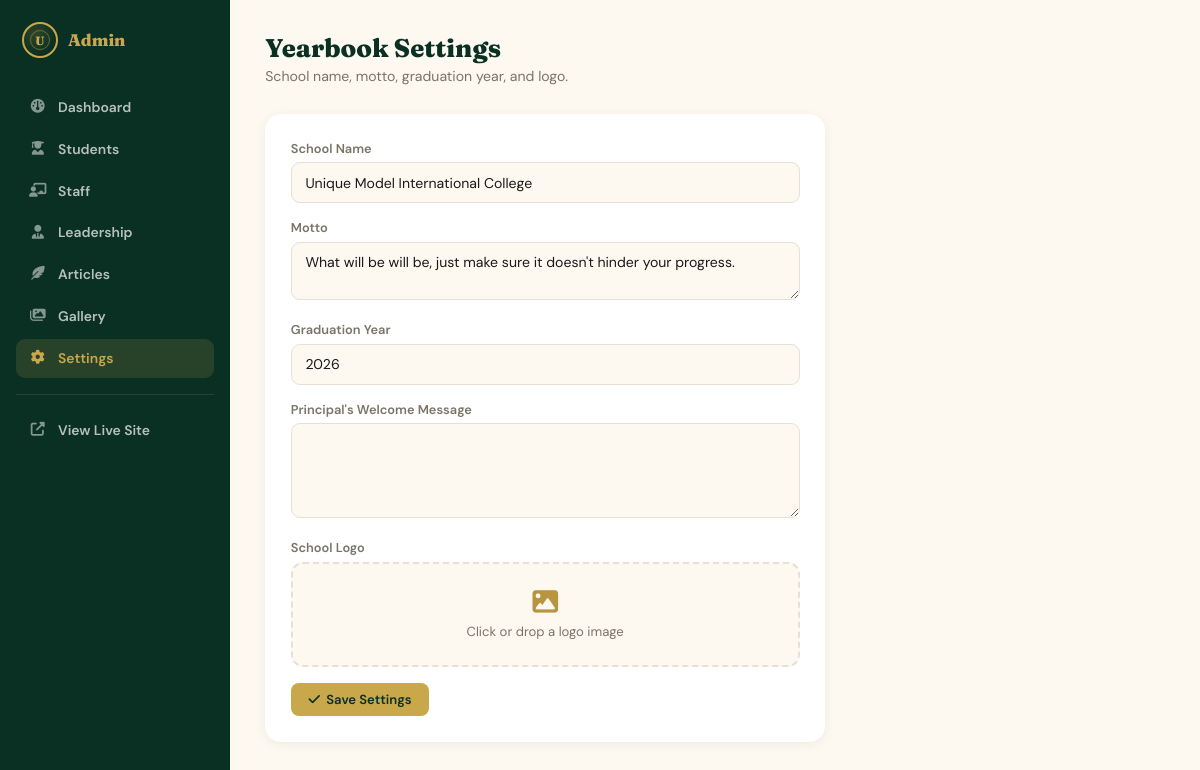
The app's page /admin/settings with its own data.
### tables this page shows
CREATE TABLE settings (
    id INTEGER PRIMARY KEY CHECK (id = 1),
    school_name TEXT DEFAULT 'Unique Model International College',
    motto TEXT DEFAULT 'What will be will be, just make sure it doesn''t hinder your progress.',
    graduation_year TEXT DEFAULT '2026',
    theme_primary TEXT DEFAULT '#0A2F23',
    theme_accent TEXT DEFAULT '#C9A84C',
    principal_message TEXT DEFAULT '',
    logo TEXT DEFAULT ''
);

### app.py (the view)
@app.route('/admin/settings')
def admin_settings():
    db = get_db()
    settings = row_to_dict(db.execute("SELECT * FROM settings WHERE id=1").fetchone())
    return render_template('admin/settings.html', settings=settings)

### app.py (called while the page is built)
def get_db():
    if 'db' not in g:
        g.db = sqlite3.connect(DB_PATH)
        g.db.row_factory = sqlite3.Row
        g.db.execute("PRAGMA foreign_keys = ON")
    return g.db

def row_to_dict(row):
    return dict(row) if row else None

### templates/admin/settings.html (shortened to what this page needs)
{% extends "admin/base.html" %}
{% set active = 'settings' %}
{% block admin_content %}
<div class="admin-header">
  <div>
    <h1>Yearbook Settings</h1>
    <p>School name, motto, graduation year, and logo.</p>
  </div>
</div>
<div class="admin-card" style="max-width:560px">
  <form id="settingsForm">
    <div class="form-row"><label>School Name</label><input type="text" name="school_name" value="{{ settings.school_name }}"></div>
    <div class="form-row"><label>Motto</label><textarea name="motto" rows="2">{{ settings.motto }}</textarea></div>
    <div class="form-row"><label>Graduation Year</label><input type="text" name="graduation_year" value="{{ settings.graduation_year }}"></div>
    <div class="form-row"><label>Principal's Welcome Message</label><textarea name="principal_message" rows="4">{{ settings.principal_message }}</textarea></div>
    <div class="form-row">
      <label>School Logo</label>
      <div class="drop-zone-sm" id="logoDropZone"><i class="fas fa-image"></i><p id="logoLabel">Click or drop a logo image</p><input type="file" id="logoFileInput" accept="image/*"></div>
    </div>
    <button type="submit" class="btn-sm gold"><i class="fas fa-check"></i> Save Settings</button>
  </form>
</div>
{% endblock %}

### static/css/style.css (style rules this page uses)
:root { --bg:#FDF8F0; --paper:#FFFFFF; --fg:#1A1A1A; --muted:#7A7468; --accent:#C9A84C; --accent-dim:#B8943F; --primary:#0A2F23; --primary-light:#134D3A; --primary-pale:#E9F1EC; --wine:#7C1D3E; --border:#E8E0D4; --tag:#F0EBE3; --shadow-sm:0 2px 12px rgba(10,47,35,.06); --shadow-md:0 10px 30px rgba(10,47,35,.10); --shadow-lg:0 25px 60px rgba(10,47,35,.18); --radius:16px; --serif:'Fraunces', 'Playfair Display', serif; --sans:'DM Sans', sans-serif; }
* { margin:0;padding:0;box-sizing:border-box }
html { scroll-behavior:smooth }
body { font-family:var(--sans);background:var(--bg);color:var(--fg);overflow-x:hidden;-webkit-font-smoothing:antialiased }
h1,h2,h3,h4,h5 { font-family:var(--serif) }

### static/css/admin.css (style rules this page uses)
.admin-body { background:var(--bg) }
.admin-header { display:flex;align-items:center;justify-content:space-between;flex-wrap:wrap;gap:1rem;margin-bottom:1.8rem }
.admin-header h1 { font-size:1.6rem;color:var(--primary);font-weight:800 }
.admin-header p { color:var(--muted);font-size:.88rem;margin-top:.2rem }
.admin-card { background:var(--paper);border-radius:16px;padding:1.6rem;box-shadow:var(--shadow-sm);margin-bottom:1.5rem }
.form-row { margin-bottom:1rem }
.form-row label { display:block;font-size:.8rem;font-weight:600;color:var(--muted);margin-bottom:.35rem }
.form-row input[type=text],.form-row input[type=email],.form-row input[type=tel], .form-row select,.form-row textarea { width:100%;padding:.65rem .85rem;border:1.5px solid var(--border);border-radius:9px; font-family:var(--sans);font-size:.88rem;background:var(--bg);color:var(--fg);outline:none;transition:border .2s; }
.drop-zone-sm { border:2px dashed var(--border);border-radius:12px;padding:1.6rem;text-align:center;cursor:pointer;transition:all .25s;background:var(--bg);position:relative }
.drop-zone-sm i { font-size:1.6rem;color:var(--accent-dim);margin-bottom:.5rem }
.drop-zone-sm p { font-size:.82rem;color:var(--muted) }
.btn-sm { padding:.5rem 1.1rem;border-radius:8px;font-size:.82rem;font-weight:600;cursor:pointer;border:none;font-family:var(--sans);transition:all .2s;display:inline-flex;align-items:center;gap:.4rem }
.btn-sm.gold { background:var(--accent);color:var(--primary) }

### records on screen
settings: school_name "Unique Model International College", motto "What will be will be, just make sure it doesn't hinder your progress.", graduation_year "2026"
